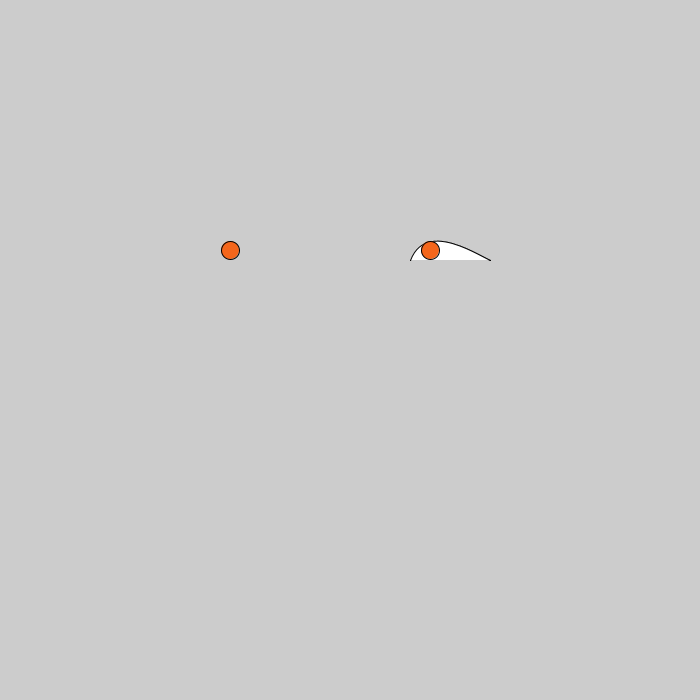
Frame 1 (no input)
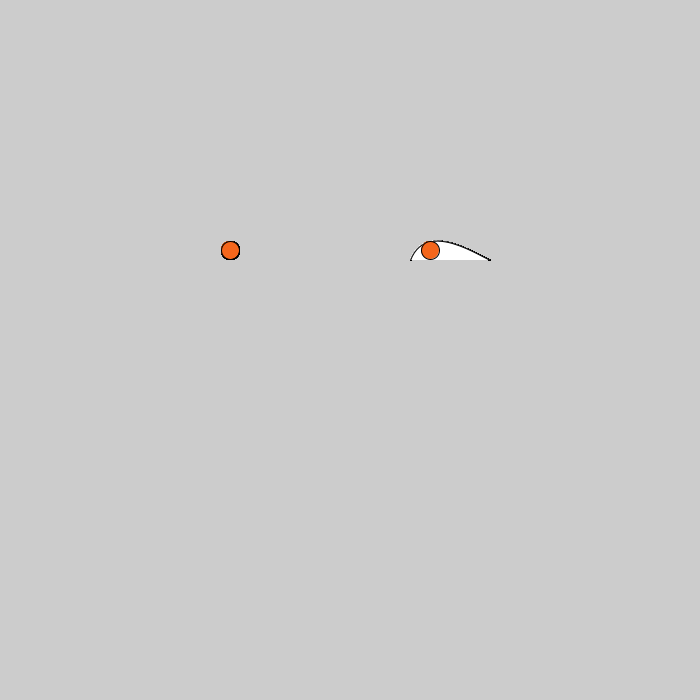
Frame 60 (the mouse pressed at the canvas centre just before this capture)
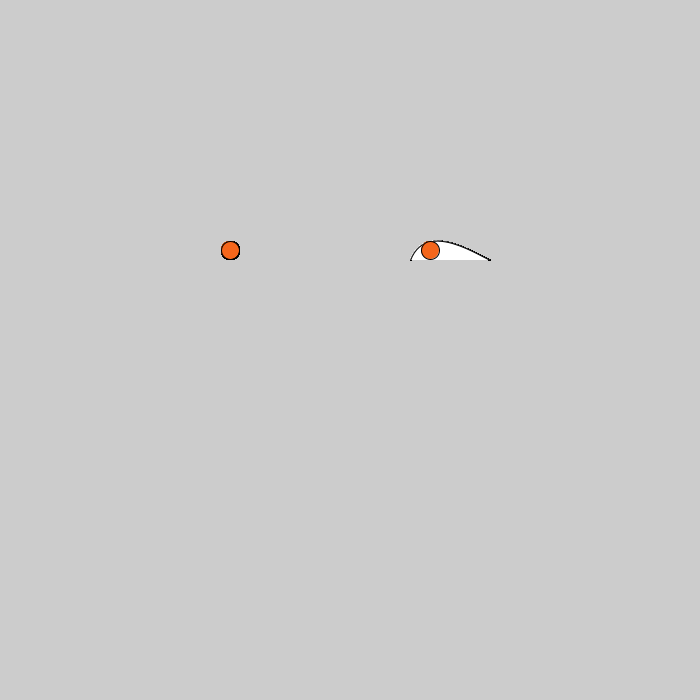
Frame 120 (the mouse held since frame 60 and released just before this capture)

The Processing sketch that drew these frames (run headless with seeded random() and noise(); from frame 60 on, the mouse is pressed at the canvas centre):

// Processing sketch: Yeux_miroirs
// ── Yeux_miroirs.pde
void setup() {
  size(700, 700); 
}
  
void draw() {
  
  //oeil gauche
  curve(400, 500, 410, 260, 490, 260, 500, 300);
  fill(244, 102, 27);
  
  
  ellipse(230, 250, 18, 18);
  fill(255, 255, 255);
  
  
  //oeil droit
  curve(400, 500, 410, 260, 490, 260, 500, 300);
  fill(244, 102, 27);
  
  
  ellipse(430, 250, 18, 18);
  fill(255, 255, 255);

}
